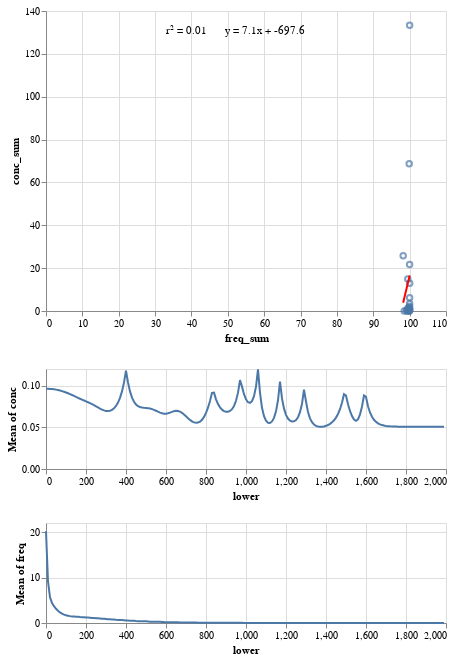

This figure's notebook cell:
### Markdown cell above
# Some plot code taken out from the working NB

### Code cell
brush1 = alt.selection(type="interval", encodings=['x'])
brush2 = alt.selection(type="interval", encodings=['x'])


scatter = alt.Chart(MPsedMelted).mark_point().encode(
    x = 'freq_sum:Q',
    y = 'conc_sum:Q',
    tooltip = 'sample_name:N'
).transform_filter(
    brush1 | brush2
).transform_aggregate(
    conc_sum = 'sum(conc)',
    freq_sum = 'sum(freq)',
    sample_name = 'values(sample)',
    groupby = ['sample']
# ).transform_calculate(
#     b1l='(isDefined(brush1.x) ? (brush1.x[0]) : 1)',
#     b1u='(isDefined(brush1.x) ? (brush1.x[1]) : 1)',
#     b2l='(isDefined(brush2.x) ? (brush2.x[0]) : 1)',
#     b2u='(isDefined(brush2.x) ? (brush2.x[1]) : 1)',
# ).transform_window(
#     conc_sum = 'sum(conc)',
#     frame = [brush1.x[0],brush1.x[1]],
#     groupby=['sample']
# ).transform_window(
#     freq_sum = 'sum(freq)',
#     frame = [brush2.x[0],brush2.x[1]],
#     groupby=['sample']
)


RegLine = scatter.transform_regression(
    'freq_sum', 'conc_sum', method="linear",
).mark_line(
    color="red"
)


RegParams = scatter.transform_regression(
    'freq_sum', 'conc_sum', method="linear", params=True
).mark_text(align='left', lineBreak='\n').encode(
    x=alt.value(120),  # pixels from left
    y=alt.value(20),  # pixels from top
    text='params:N'
).transform_calculate(
    params='"r² = " + round(datum.rSquared * 100)/100 + \
    "      y = " + round(datum.coef[1] * 10)/10 + "x" + " + " + round(datum.coef[0] * 10)/10'
)


MP = alt.Chart(MPsedMelted).mark_line().encode(
    x = alt.X('lower', scale=alt.Scale(type='linear')),
    y = 'mean(conc)'
).add_selection(
    brush1
).properties(
    height = 100
)


sed = alt.Chart(MPsedMelted).mark_line().encode(
    x = alt.X('lower', scale=alt.Scale(type='linear')),
    y = 'mean(freq)'
).add_selection(
    brush2
).properties(
    height = 100
)


(scatter + RegLine + RegParams) & alt.vconcat(MP, sed)

### Figure 1 — Vega-Lite specification as saved in the notebook (floating-point values rounded to 4 significant figures; data arrays with more than 128 entries replaced by an {"elided": "..."} marker saying what was removed)
{"config": {"view": {"continuousWidth": 400, "continuousHeight": 300}}, "vconcat": [{"layer": [{"mark": "point", "encoding": {"tooltip": {"type": "nominal", "field": "sample_name"}, "x": {"type": "quantitative", "field": "freq_sum"}, "y": {"type": "quantitative", "field": "conc_sum"}}, "transform": [{"filter": {"selection": {"or": ["selector001", "selector002"]}}}, {"aggregate": [{"op": "sum", "field": "conc", "as": "conc_sum"}, {"op": "sum", "field": "freq", "as": "freq_sum"}, {"op": "values", "field": "sample", "as": "sample_name"}], "groupby": ["sample"]}]}, {"mark": {"type": "line", "color": "red"}, "encoding": {"tooltip": {"type": "nominal", "field": "sample_name"}, "x": {"type": "quantitative", "field": "freq_sum"}, "y": {"type": "quantitative", "field": "conc_sum"}}, "transform": [{"filter": {"selection": {"or": ["selector001", "selector002"]}}}, {"aggregate": [{"op": "sum", "field": "conc", "as": "conc_sum"}, {"op": "sum", "field": "freq", "as": "freq_sum"}, {"op": "values", "field": "sample", "as": "sample_name"}], "groupby": ["sample"]}, {"on": "freq_sum", "regression": "conc_sum", "method": "linear"}]}, {"mark": {"type": "text", "align": "left", "lineBreak": "\n"}, "encoding": {"text": {"type": "nominal", "field": "params"}, "tooltip": {"type": "nominal", "field": "sample_name"}, "x": {"value": 120}, "y": {"value": 20}}, "transform": [{"filter": {"selection": {"or": ["selector001", "selector002"]}}}, {"aggregate": [{"op": "sum", "field": "conc", "as": "conc_sum"}, {"op": "sum", "field": "freq", "as": "freq_sum"}, {"op": "values", "field": "sample", "as": "sample_name"}], "groupby": ["sample"]}, {"on": "freq_sum", "regression": "conc_sum", "method": "linear", "params": true}, {"calculate": "\"r² = \" + round(datum.rSquared * 100)/100 +     \"      y = \" + round(datum.coef[1] * 10)/10 + \"x\" + \" + \" + round(datum.coef[0] * 10)/10", "as": "params"}]}]}, {"vconcat": [{"mark": "line", "encoding": {"x": {"type": "quantitative", "field": "lower", "scale": {"type": "linear"}}, "y": {"type": "quantitative", "aggregate": "mean", "field": "conc"}}, "height": 100, "selection": {"selector001": {"type": "interval", "encodings": ["x"]}}}, {"mark": "line", "encoding": {"x": {"type": "quantitative", "field": "lower", "scale": {"type": "linear"}}, "y": {"type": "quantitative", "aggregate": "mean", "field": "freq"}}, "height": 100, "selection": {"selector002": {"type": "interval", "encodings": ["x"]}}}]}], "data": {"name": "data-9ea3a66135dbba9a576a0594ecee79ea"}, "$schema": "https://vega.github.io/schema/vega-lite/v4.8.1.json", "datasets": {"data-9ea3a66135dbba9a576a0594ecee79ea": {"elided": "4200 records"}}}
